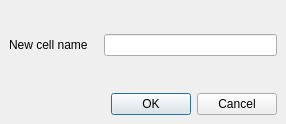
<ui version="4.0" >
 <class>RenameCellDialog</class>
 <widget class="QDialog" name="RenameCellDialog" >
  <property name="geometry" >
   <rect>
    <x>0</x>
    <y>0</y>
    <width>286</width>
    <height>124</height>
   </rect>
  </property>
  <property name="windowTitle" >
   <string>Rename Cell</string>
  </property>
  <layout class="QGridLayout" >
   <property name="margin" >
    <number>9</number>
   </property>
   <property name="spacing" >
    <number>6</number>
   </property>
   <item row="1" column="0" >
    <widget class="QLabel" name="label" >
     <property name="text" >
      <string>New cell name   </string>
     </property>
    </widget>
   </item>
   <item row="0" column="0" colspan="2" >
    <spacer>
     <property name="orientation" >
      <enum>Qt::Vertical</enum>
     </property>
     <property name="sizeHint" >
      <size>
       <width>268</width>
       <height>16</height>
      </size>
     </property>
    </spacer>
   </item>
   <item row="1" column="1" >
    <widget class="QLineEdit" name="name_le" />
   </item>
   <item row="2" column="0" colspan="2" >
    <spacer>
     <property name="orientation" >
      <enum>Qt::Vertical</enum>
     </property>
     <property name="sizeHint" >
      <size>
       <width>268</width>
       <height>31</height>
      </size>
     </property>
    </spacer>
   </item>
   <item row="3" column="0" colspan="2" >
    <widget class="QDialogButtonBox" name="buttonBox" >
     <property name="orientation" >
      <enum>Qt::Horizontal</enum>
     </property>
     <property name="standardButtons" >
      <set>QDialogButtonBox::Cancel|QDialogButtonBox::NoButton|QDialogButtonBox::Ok</set>
     </property>
    </widget>
   </item>
  </layout>
 </widget>
 <tabstops>
  <tabstop>name_le</tabstop>
  <tabstop>buttonBox</tabstop>
 </tabstops>
 <resources/>
 <connections>
  <connection>
   <sender>buttonBox</sender>
   <signal>accepted()</signal>
   <receiver>RenameCellDialog</receiver>
   <slot>accept()</slot>
   <hints>
    <hint type="sourcelabel" >
     <x>248</x>
     <y>254</y>
    </hint>
    <hint type="destinationlabel" >
     <x>157</x>
     <y>274</y>
    </hint>
   </hints>
  </connection>
  <connection>
   <sender>buttonBox</sender>
   <signal>rejected()</signal>
   <receiver>RenameCellDialog</receiver>
   <slot>reject()</slot>
   <hints>
    <hint type="sourcelabel" >
     <x>316</x>
     <y>260</y>
    </hint>
    <hint type="destinationlabel" >
     <x>286</x>
     <y>274</y>
    </hint>
   </hints>
  </connection>
 </connections>
</ui>
